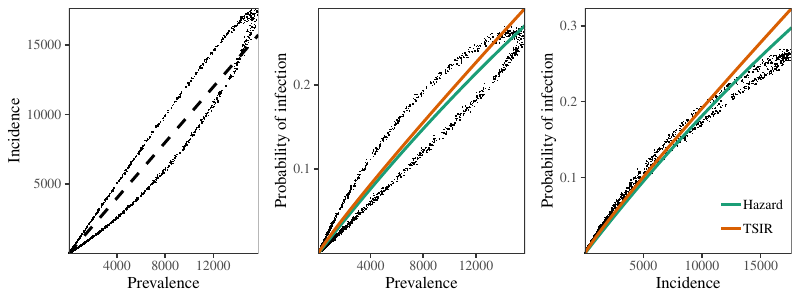

The script that saved this image:
library(dplyr)
library(gridExtra)
library(ggplot2); theme_set(theme_bw(base_size = 12,
									 base_family = "Times"))

if (.Platform$OS.type=="windows") {
	windowsFonts(Times=windowsFont("Times"))
} 

## use Dark2 rather than Set1 because colour #6 of Set1 is yellow (ugh/too light)
scale_colour_discrete <- function(...,palette="Dark2") scale_colour_brewer(...,palette=palette)
scale_fill_discrete <- function(...,palette="Dark2") scale_fill_brewer(...,palette=palette)

load("../sim/gillespie_sim.rda")

nsim <- length(reslist)

N <- 1e5
fitlist <- vector('list', nsim)

for (i in 1:nsim) {
	print(i)
	rr <- reslist[[i]]
	
	ii <- c(rr$incidence[1], diff(rr$incidence))
	tt <- rr$time
	
	dd <- as.data.frame(table(ceiling(tt[ii==1])))
	
	I <- dd$Freq[1:20]
	
	Inew <- tail(I, -1)
	Iprev <- head(I, -1)
	
	S <- head(N - cumsum(I) - 10, -1)
	
	prev <- approx(x=rr$time, y=rr$prevalence+10, xout=1:19)$y
	
	fitlist[[i]] <- data.frame(
		incidence=Iprev,
		Inew=Inew,
		S=S,
		prevalence=prev,
		POI=Inew/S
	)
}

ff <- fitlist %>% 
	bind_rows(.id="sim")

lfit <- glm(log(Inew) ~ log(incidence) + offset(log(S)), data=ff)

plot(lfit, 2)

g1 <- ggplot(ff) +
	geom_point(aes(prevalence, incidence), shape=".") +
	geom_abline(intercept=0, slope=1, lty=2, lwd=1) + 
	scale_x_continuous("Prevalence", expand=c(0, 0)) +
	scale_y_continuous("Incidence", expand=c(0, 0)) +
	theme(
		legend.position = "none",
		panel.grid = element_blank()
	)

g2 <- ggplot(ff) +
	geom_point(aes(prevalence, POI), shape=".")  +
	stat_function(fun=function(x) 1 - exp(- 2 * x/N), aes(col="Hazard"), lwd=1) +
	stat_function(fun=function(x) 3.899021 * x^0.9226/N, aes(col="TSIR"), lwd=1) +
	scale_x_continuous("Prevalence", expand=c(0, 0)) +
	scale_y_continuous("Probability of infection", expand=c(0, 0)) +
	theme(
		legend.position = "none",
		panel.grid = element_blank()
	)

g3 <- ggplot(ff) +
	geom_point(aes(incidence, POI), shape=".") +
	stat_function(fun=function(x) 1 - exp(- 2 * x/N), aes(col="Hazard"), lwd=1) +
	stat_function(fun=function(x) 3.899021 * x^0.9226/N, aes(col="TSIR"), lwd=1) +
	scale_x_continuous("Incidence", expand=c(0, 0)) +
	scale_y_continuous("Probability of infection", expand=c(0, 0)) +
	theme(
		legend.title = element_blank(),
		legend.position = c(0.8, 0.15), 
		panel.grid = element_blank()
	)

gtot <- arrangeGrob(g1, g2, g3, nrow=1)

ggsave("tsir_poi.pdf", gtot, width=8, height=3)
